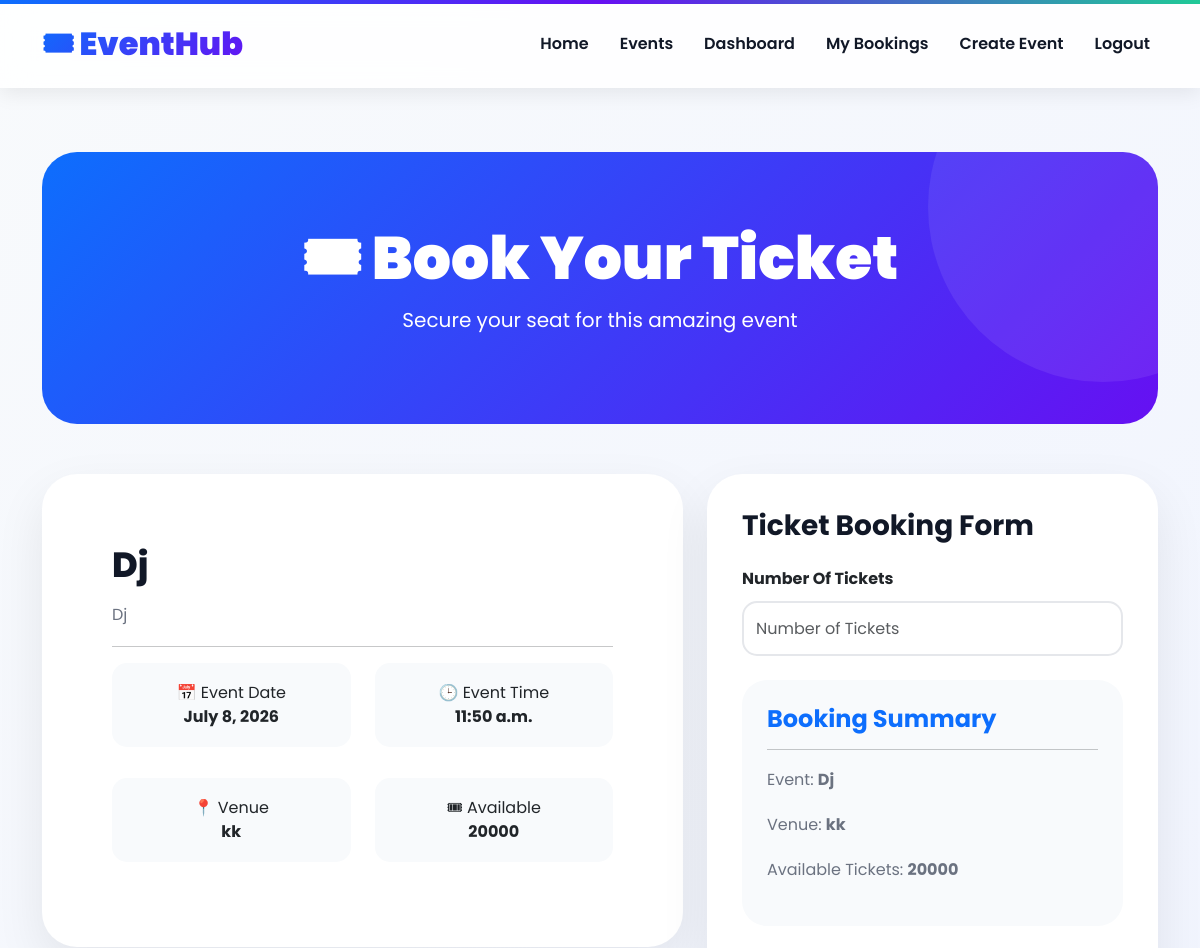
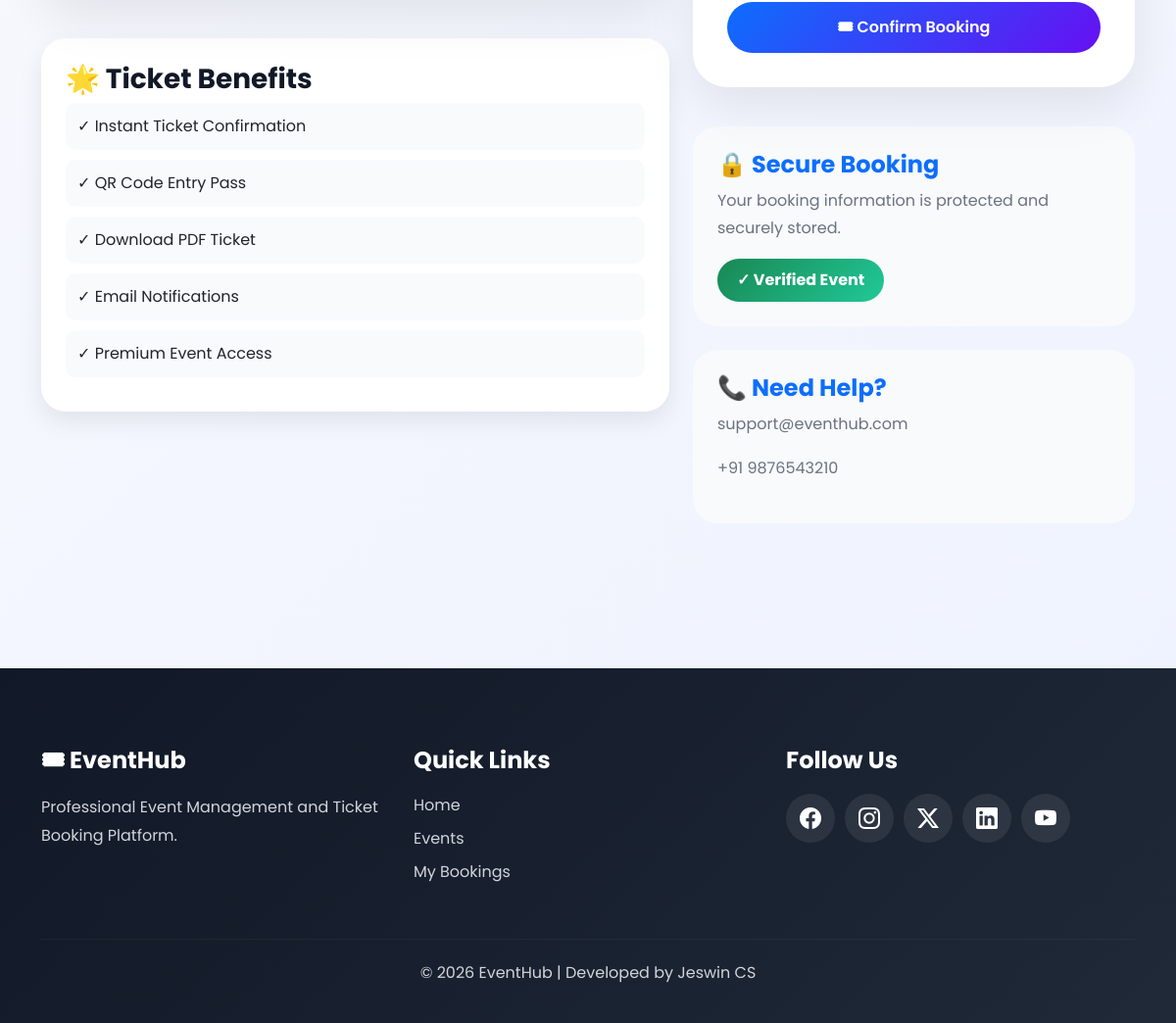
The app's page /book/2/ (signed in) with its own data (2 pictures, top to bottom).
### events/models.py (models this page shows, shortened)
class Event(models.Model):
    title = models.CharField(
        max_length=200
    )
    description = models.TextField()
    venue = models.CharField(
        max_length=200
    )
    location = models.CharField(max_length=255, blank=True, null=True)
    date = models.DateField()
    time = models.TimeField()
    total_tickets = models.PositiveIntegerField(
        default=0
    )
    available_tickets = models.PositiveIntegerField(
        default=0
    )
    image = models.ImageField(
        upload_to='event_images/',
        blank=True,
        null=True
    )
    created_at = models.DateTimeField(
        auto_now_add=True
    )
    updated_at = models.DateTimeField(
        auto_now=True
    )
    class Meta:
        ordering = ['date', 'time']

### events/views.py (the view)
# urls.py: path('book/<int:id>/', views.book_ticket, name='book_ticket'),
@login_required
def book_ticket(request, id):
    event = get_object_or_404(
        Event,
        id=id
    )
    if request.method == 'POST':
        form = BookingForm(
            request.POST
        )
        if form.is_valid():
            quantity = form.cleaned_data[
                'quantity'
            ]
            if quantity > event.available_tickets:
                return render(
                    request,
                    'book_ticket.html',
                    {
                        'event': event,
                        'form': form,
                        'error':
                        'Tickets not available'
                    }
                )
            booking = form.save(
                commit=False
            )
            booking.user = request.user
            booking.event = event
            booking.save()
            event.available_tickets -= quantity
            event.save()
            return redirect(
                'booking_success',
                booking.id
            )
    else:
        form = BookingForm()
    return render(
        request,
        'book_ticket.html',
        {
            'event': event,
            'form': form
        }
    )

### events/forms.py (shortened to what this page needs)
class BookingForm(forms.ModelForm):
    quantity = forms.IntegerField(
        min_value=1,
        widget=forms.NumberInput(
            attrs={
                'class': 'form-control',
                'placeholder': 'Number of Tickets'
            }
        )
    )
    class Meta:
        model = Booking
        fields = [
            'quantity'
        ]

### events/templates/book_ticket.html (shortened to what this page needs)
{% extends 'base.html' %}
{% block content %}
<div class="container py-5">
    <div class="booking-premium-header">
        <h1>
            🎟 Book Your Ticket
        </h1>
        <p>
            Secure your seat for this amazing event
        </p>
    </div>
    <div class="row">
        <div class="col-lg-7">
            <div class="booking-card-premium">
                <div class="booking-content">
                    <h2>
                        {{ event.title }}
                    </h2>
                    <p>
                        {{ event.description }}
                    </p>
                    <hr>
                    <div class="row">
                        <div class="col-md-6">
                            <div class="detail-box">
                                📅 Event Date
                                <br>
                                <strong>
                                    {{ event.date }}
                                </strong>
                            </div>
                        </div>
                        <div class="col-md-6">
                            <div class="detail-box">
                                🕒 Event Time
                                <br>
                                <strong>
                                    {{ event.time }}
                                </strong>
                            </div>
                        </div>
                    </div>
                    <div class="row mt-3">
                        <div class="col-md-6">
                            <div class="detail-box">
                                📍 Venue
                                <br>
                                <strong>
                                    {{ event.venue }}
                                </strong>
                            </div>
                        </div>
                        <div class="col-md-6">
                            <div class="detail-box">
                                🎟 Available
                                <br>
                                <strong>
                                    {{ event.available_tickets }}
                                </strong>
                            </div>
                        </div>
                    </div>
                </div>
            </div>
            <div class="facilities-card mt-4">
                <h3>
                    🌟 Ticket Benefits
                </h3>
                <div class="facility-item">
                    ✓ Instant Ticket Confirmation
                </div>
                <div class="facility-item">
                    ✓ QR Code Entry Pass
                </div>
                <div class="facility-item">
                    ✓ Download PDF Ticket
                </div>
                <div class="facility-item">
                    ✓ Email Notifications
                </div>
                <div class="facility-item">
                    ✓ Premium Event Access
                </div>
            </div>
        </div>
        <div class="col-lg-5">
            <div class="booking-card-premium">
                <h3 class="mb-4">
                    Ticket Booking Form
                </h3>
                <form method="POST">
                    <div class="form-group mb-4">
                        <label>
                            Number Of Tickets
                        </label>
                        {{ form.quantity }}
                    </div>
                    <div class="payment-card">
                        <h4>
                            Booking Summary
                        </h4>
                        <hr>
                        <p>
                            Event:
                            <strong>
                                {{ event.title }}
                            </strong>
                        </p>
                        <p>
                            Venue:
                            <strong>
                                {{ event.venue }}
                            </strong>
                        </p>
                        <p>
                            Available Tickets:
                            <strong>
                                {{ event.available_tickets }}
                            </strong>
                        </p>
                    </div>
                    <button
                        type="submit"
                        class="btn btn-premium w-100 mt-4">
                        🎟 Confirm Booking
                    </button>
                </form>
            </div>
            <div class="payment-card mt-4">
                <h4>
                    🔒 Secure Booking
                </h4>
                <p>
                    Your booking information is protected
                    and securely stored.
                </p>
                <div class="verified-ticket">
                    ✓ Verified Event
                </div>
            </div>
            <div class="payment-card mt-4">
                <h4>
                    📞 Need Help?
                </h4>
                <p>
                    support@eventhub.com
                </p>
                <p>
                    +91 9876543210
                </p>
            </div>
        </div>
    </div>
</div>
{% endblock %}

### events/templates/base.html (shortened to what this page needs)
{% load static %}
<!DOCTYPE html>
<html lang="en">
<head>
    <link href="https://cdn.jsdelivr.net/npm/bootstrap@5.3.3/dist/css/bootstrap.min.css"
          rel="stylesheet">
    <link rel="stylesheet"
          href="https://cdn.jsdelivr.net/npm/bootstrap-icons@1.11.3/font/bootstrap-icons.css">
    <link href="https://unpkg.com/aos@2.3.4/dist/aos.css"
          rel="stylesheet">
    <link rel="stylesheet"
          href="{% static 'css/style.css' %}">
</head>
<body>
    <nav class="navbar navbar-expand-lg custom-navbar">
        <div class="container">
            <a class="navbar-brand logo-animation"
               href="{% url 'home' %}">
                🎟 EventHub
            </a>
            <div class="collapse navbar-collapse"
                 id="navbarNav">
                <ul class="navbar-nav ms-auto">
                    <li class="nav-item">
                        <a class="nav-link"
                           href="{% url 'home' %}">
                            Home
                        </a>
                    </li>
                    <li class="nav-item">
                        <a class="nav-link"
                           href="{% url 'event_list' %}">
                            Events
                        </a>
                    </li>
                    {% if user.is_authenticated %}
                    <li class="nav-item">
                        <a class="nav-link"
                           href="{% url 'dashboard' %}">
                            Dashboard
                        </a>
                    </li>
                    <li class="nav-item">
                        <a class="nav-link"
                           href="{% url 'my_bookings' %}">
                            My Bookings
                        </a>
                    </li>
                  {% if request.user.is_staff %}
<li class="nav-item">
    <a class="nav-link" href="{% url 'create_event' %}">
        Create Event
    </a>
</li>
{% endif %}
                    <li class="nav-item">
                        <a class="nav-link"
                           href="{% url 'logout' %}">
                            Logout
                        </a>
                    </li>
                    {% endif %}
                </ul>
            </div>
        </div>
    </nav>
    <main class="main-container">
        {% block content %}
        {% endblock %}
    </main>
    <footer class="footer-section">
        <div class="container">
            <div class="row">
                <div class="col-lg-4">
                    <h4>
                        🎟 EventHub
                    </h4>
                    <p>
                        Professional Event Management
                        and Ticket Booking Platform.
                    </p>
                </div>
                <div class="col-lg-4">
                    <h4>
                        Quick Links
                    </h4>
                    <ul class="list-unstyled">
                        <li>
                            <a href="{% url 'home' %}">
                                Home
                            </a>
                        </li>
                        <li>
                            <a href="{% url 'event_list' %}">
                                Events
                            </a>
                        </li>
                        <li>
                            <a href="{% url 'my_bookings' %}">
                                My Bookings
                            </a>
                        </li>
                    </ul>
                </div>
                <div class="col-lg-4">
                    <h4>
                        Follow Us
                    </h4>
                    <div class="social-icons">
                        <i class="bi bi-facebook"></i>
                        <i class="bi bi-instagram"></i>
                        <i class="bi bi-twitter-x"></i>
                        <i class="bi bi-linkedin"></i>
                        <i class="bi bi-youtube"></i>
                    </div>
                </div>
            </div>
            <hr>
            <div class="text-center">
                <p>
                    © 2026 EventHub |
                    Developed by Jeswin CS
                </p>
            </div>
        </div>
    </footer>
</body>
</html>

### records on screen
Event: title "Dj", description "Dj", date "July 8, 2026", time "11:50 a.m.", venue "kk", available_tickets "20000"
